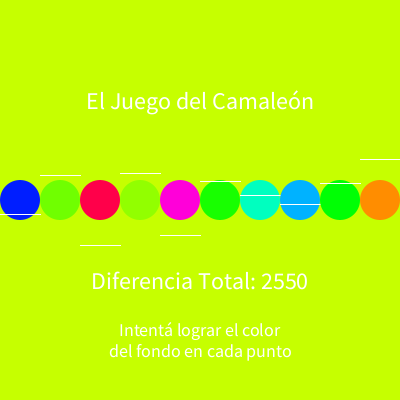
Frame 1 (no input)
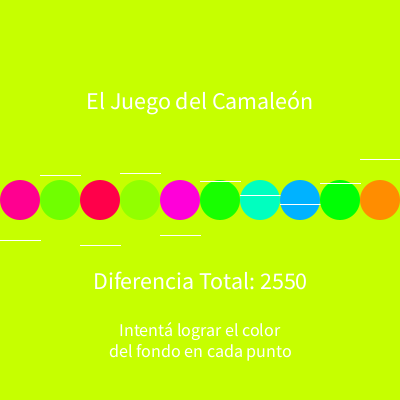
Frame 60 (the mouse pressed at the canvas centre just before this capture)
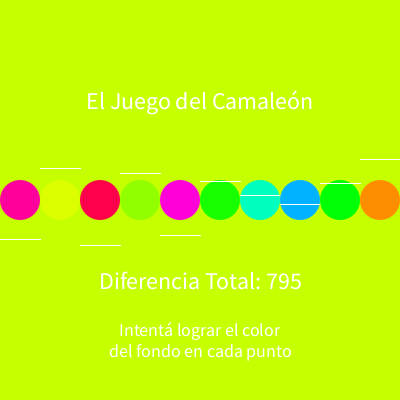
Frame 120 (the mouse held since frame 60 and released just before this capture)

The Processing sketch that drew these frames (run headless with seeded random() and noise(); from frame 60 on, the mouse is pressed at the canvas centre):

// Processing sketch: juegoDelCamaleon_sinEstados_mouse
// ── juegoDelCamaleon_sinEstados_mouse.pde
int cant = 10;
float[] valores;
int indiceActual = 0;
float valorObjetivo;
float dir = 2;
int totalDiferencias = 255*cant;

void setup() {
  size(400, 400);
  frameRate(60);

  //creamos las casillas del arreglo:
  valores = new float[cant];
  //recorremos el arreglo y le asignamos valores aleatorios
  //entre 0 y 255 en cada casilla
  for (int i = 0; i < cant; i++) {
    valores[i] = random(255);
  }

  //asignamos un valor objetivo al azar
  valorObjetivo = random(255);

  //cambiamos colorMode para poder recorrer
  //el espectro cromático cambiando solo el tono
  colorMode(HSB);
}

void draw() {

  //pintamos el fondo tomando 
  //el valor objetivo
  background(valorObjetivo, 255, 255);

  //con el ciclo for recorremos los valores
  //del arreglo para mostrar cada uno como un color:


  //calculamos el ancho de elemento, esto es
  //el ancho de la ventana divido la cantidad:
  float modX = (float) width/cant;

  for ( int i=0; i<cant; i++ ) {
    /*
    En cada vuelta del for, las propiedades de
     lo que vamos a dibujar pueden ser resultado de:
     - un valor calculado de i
     - un valor constante
     - un valor guardado en el arreglo
     */

    //para el fill tomamos el valor numerico 
    //guardado en cada posición del arreglo
    //(tomamos uno en cada vuelta del for)
    fill( valores[i], 255, 255 );

    //la posicion en X es un valor "calculado" tomando
    //el valor de i en cada vuelta del for
    //la posicion en y es el medio de la ventana:
    noStroke();
    circle(i*modX+modX/2, height/2, modX);

    //muestro una referencia del valor
    stroke(255);
    float yLinea = map(valores[i], 0, 255, 150, 250);
    rect(i*modX, yLinea, modX, 0);

    //descomentar para ver con rotate:
    /*
    push();
     stroke(255);
     translate(i*modX+modX/2,height/2);
     rotate(map(valores[i],0,255,0,TWO_PI));
     line(0,0,modX/2,0);
     pop();
     */
  }

  //cambia el valor del indice actual:
  valores[indiceActual]+=dir;
  if ( valores[indiceActual]>255 || valores[indiceActual]<0) {
    dir = -dir;
  }




  //dibujamos info del juego y el calculo de puntaje:
  fill(255);
  textSize(24);
  textAlign(CENTER, CENTER);
  text("El Juego del Camaleón", width/2, height*.25);


  //mostramos el total de diferencia:
  text( "Diferencia Total: " + totalDiferencias, width/2, height*.7);

  //indicaciones del juego:
  textSize(18);
  text("Intentá lograr el color\ndel fondo en cada punto", width/2, height*.85);
}


void mousePressed() {

  indiceActual++;
  if ( indiceActual>=cant ) {
    indiceActual=0;
  }

  //recorremos el arreglo del arreglo
  //para sumar las diferencias entre 
  //cada posicion del array y el valor objetivo:

  //pongo en 0 el total de diferencia:
  totalDiferencias = 0;

  //recorro el array y sumo la diferencia al total:
  for ( int i=0; i<cant; i++ ) {
    totalDiferencias += abs(valores[i]-valorObjetivo);
  }

  //podemos evaluar si gana o pierde...
  if ( totalDiferencias<=cant*5) {
    //en este caso, a los fines de este ejemplo,
    //detenemos la aplicación:
    noLoop();
    //pero podríamos hacer un cambio de estado
    //para pasar a una siguiente pantalla
  }
}
